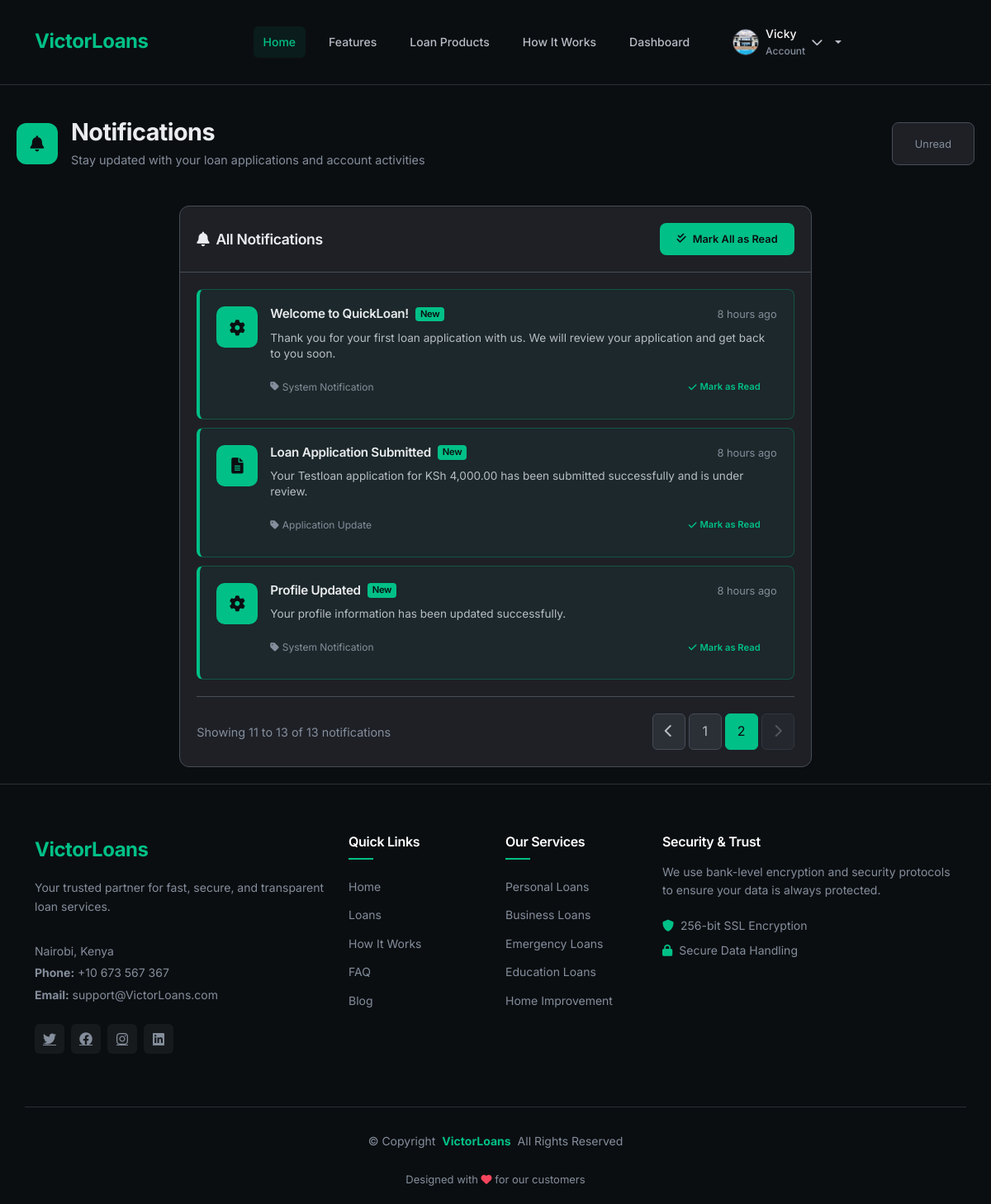
Page /notifications/?page=2 (signed in) on the committed database.
### dashboard/models.py (models this page shows, shortened)
class BorrowerProfile(models.Model):
    user = models.OneToOneField(User, on_delete=models.CASCADE)
    id_number = models.CharField(max_length=20, unique=True)
    phone_number = models.CharField(max_length=15)
    date_of_birth = models.DateField()
    profile_picture = models.ImageField(
        upload_to='profile_pictures/%Y/%m/%d/',
        null=True,
        blank=True,
        default='profile_pictures/default.png'
    )
    employment_status = models.CharField(max_length=20, choices=[
        ('employed', 'Employed'),
        ('self_employed', 'Self-Employed'),
        ('unemployed', 'Unemployed'),
        ('student', 'Student'),
    ])
    monthly_income = models.DecimalField(max_digits=10, decimal_places=2, null=True, blank=True)
    employer_name = models.CharField(max_length=100, null=True, blank=True)
    credit_score = models.IntegerField(default=0)
    created_at = models.DateTimeField(auto_now_add=True)
    updated_at = models.DateTimeField(auto_now=True)
    @property
    def has_profile_picture(self):
        return bool(self.profile_picture) and self.profile_picture.name != 'profile_pictures/default.png'

class Notification(models.Model):
    user = models.ForeignKey(User, on_delete=models.CASCADE)
    title = models.CharField(max_length=200)
    message = models.TextField()
    is_read = models.BooleanField(default=False)
    created_at = models.DateTimeField(auto_now_add=True)
    notification_type = models.CharField(max_length=20, choices=[
        ('application_update', 'Application Update'),
        ('payment_reminder', 'Payment Reminder'),
        ('system', 'System Notification'),
        ('withdrawal', 'Withdrawal Update'),
        ('payment', 'Payment Update'),
    ])
    class Meta:
        ordering = ['-created_at']

### dashboard/views.py (the view, shortened to what this page needs)
# urls.py: path('notifications/', views.notifications, name='notifications'),
@login_required
def notifications(request):
    notifications_list = Notification.objects.filter(user=request.user).order_by('-created_at')
    paginator = Paginator(notifications_list, 10)
    page_number = request.GET.get('page')
    page_obj = paginator.get_page(page_number)
    context = {
        'notifications': page_obj,
        'page_obj': page_obj,
    }
    return render(request, 'dashboard/notifications.html', context)

### templates/dashboard/notifications.html (shortened to what this page needs)
{% extends 'base.html' %}
{% block content %}
<div class="container-fluid notifications-container">
    <div class="notifications-header mb-4">
        <div class="row align-items-center">
            <div class="col-md-8">
                <div class="d-flex align-items-center">
                    <div class="header-icon me-3">
                        <i class="fas fa-bell"></i>
                    </div>
                    <div>
                        <h1 class="page-title">Notifications</h1>
                        <p class="page-subtitle">Stay updated with your loan applications and account activities</p>
                    </div>
                </div>
            </div>
            <div class="col-md-4 text-end">
                <div class="header-stats">
                    <div class="stat-badge">
                        <span class="stat-label">Unread</span>
                    </div>
                </div>
            </div>
        </div>
    </div>
    <div class="row justify-content-center">
        <div class="col-xl-8 col-lg-10">
            <div class="dashboard-card">
                <div class="card-header">
                    <div class="d-flex justify-content-between align-items-center">
                        <h3 class="card-title">
                            <i class="fas fa-bell me-2"></i>
                            All Notifications
                        </h3>
                        {% if notifications %}
                        <form method="post" action="{% url 'notifications' %}" class="mark-all-form">
                            <button type="submit" name="mark_all_read" class="btn btn-sm mark-all-btn">
                                <i class="fas fa-check-double me-2"></i>Mark All as Read
                            </button>
                        </form>
                        {% endif %}
                    </div>
                </div>
                <div class="card-body">
                    {% if notifications %}
                        <div class="notifications-list">
                            {% for notification in notifications %}
                            <div class="notification-item {% if not notification.is_read %}unread{% endif %}">
                                <div class="notification-icon">
                                    <i class="fas
                                        {% if notification.notification_type == 'application_update' %}fa-file-alt
                                        {% elif notification.notification_type == 'payment_reminder' %}fa-credit-card
                                        {% elif notification.notification_type == 'loan_approved' %}fa-check-circle
                                        {% elif notification.notification_type == 'loan_rejected' %}fa-times-circle
                                        {% elif notification.notification_type == 'system' %}fa-cog
                                        {% else %}fa-bell{% endif %}">
                                    </i>
                                </div>
                                <div class="notification-content">
                                    <div class="notification-header">
                                        <h6 class="notification-title">
                                            {{ notification.title }}
                                            {% if not notification.is_read %}
                                            <span class="unread-badge">New</span>
                                            {% endif %}
                                        </h6>
                                        <span class="notification-time">{{ notification.created_at|timesince }} ago</span>
                                    </div>
                                    <p class="notification-message">{{ notification.message }}</p>
                                    <div class="notification-footer">
                                        <span class="notification-type">
                                            <i class="fas fa-tag me-1"></i>
                                            {{ notification.get_notification_type_display }}
                                        </span>
                                        <div class="notification-actions">
                                            {% if not notification.is_read %}
                                            <form method="post" action="{% url 'notifications' %}" class="d-inline">
                                                <button type="submit" name="mark_read" class="btn btn-sm mark-read-btn">
                                                    <i class="fas fa-check me-1"></i>Mark as Read
                                                </button>
                                            </form>
                                            {% else %}
                                            <span class="read-status">
                                                <i class="fas fa-check-circle me-1"></i>Read
                                            </span>
                                            {% endif %}
                                        </div>
                                    </div>
                                </div>
                            </div>
                            {% endfor %}
                        </div>
                        {% if page_obj.has_other_pages %}
                        <div class="pagination-container">
                            <div class="pagination-info">
                                Showing {{ page_obj.start_index }} to {{ page_obj.end_index }} of {{ page_obj.paginator.count }} notifications
                            </div>
                            <nav class="pagination-nav">
                                <ul class="pagination">
                                    {% if page_obj.has_previous %}
                                    <li class="page-item">
                                        <a class="page-link" href="?page={{ page_obj.previous_page_number }}">
                                            <i class="fas fa-chevron-left"></i>
                                        </a>
                                    </li>
                                    {% else %}
                                    <li class="page-item disabled">
                                        <span class="page-link">
                                            <i class="fas fa-chevron-left"></i>
                                        </span>
                                    </li>
                                    {% endif %}
                                    {% for num in page_obj.paginator.page_range %}
                                        {% if page_obj.number == num %}
                                        <li class="page-item active">
                                            <span class="page-link">{{ num }}</span>
                                        </li>
                                        {% elif num > page_obj.number|add:'-3' and num < page_obj.number|add:'3' %}
                                        <li class="page-item">
                                            <a class="page-link" href="?page={{ num }}">{{ num }}</a>
                                        </li>
                                        {% endif %}
                                    {% endfor %}
                                    {% if page_obj.has_next %}
                                    <li class="page-item">
                                        <a class="page-link" href="?page={{ page_obj.next_page_number }}">
                                            <i class="fas fa-chevron-right"></i>
                                        </a>
                                    </li>
                                    {% else %}
                                    <li class="page-item disabled">
                                        <span class="page-link">
                                            <i class="fas fa-chevron-right"></i>
                                        </span>
                                    </li>
                                    {% endif %}
                                </ul>
                            </nav>
                        </div>
                        {% endif %}
                    {% endif %}
                </div>
            </div>
        </div>
    </div>
</div>
{% endblock %}

### templates/base.html (shortened to what this page needs)
{% load static %}
<!DOCTYPE html>
<html lang="en">
<head>
    <link href="https://cdn.jsdelivr.net/npm/bootstrap@5.3.0/dist/css/bootstrap.min.css" rel="stylesheet">
    <link rel="stylesheet" href="https://cdnjs.cloudflare.com/ajax/libs/font-awesome/6.0.0/css/all.min.css">
</head>
<body class="index-page">
    <header id="header" class="header d-flex align-items-center sticky-top">
        <div class="container-fluid container-xl d-flex align-items-center justify-content-between">
            <a href="{% url 'home' %}" class="logo d-flex align-items-center">
                <h1 class="sitename">VictorLoans</h1>
            </a>
            <nav id="navmenu" class="navmenu">
                <ul>
                    <li><a href="{% url 'home' %}" class="active">Home</a></li>
                    <li><a href="{% url 'home' %}#features">Features</a></li>
                    <li><a href="{% url 'home' %}#loans">Loan Products</a></li>
                    <li><a href="{% url 'home' %}#how-it-works">How It Works</a></li>
                    <li><a href="{% url 'dashboard' %}">Dashboard</a></li>
                    {% if user.is_authenticated %}
                    <li class="dropdown">
    <a href="#" class="dropdown-toggle">
        <div class="user-info">
            {% if user.borrowerprofile.profile_picture and user.borrowerprofile.has_profile_picture %}
                <img src="{{ user.borrowerprofile.profile_picture.url }}"
                     alt="Profile Picture"
                     class="profile-picture-nav">
            {% else %}
                <div class="profile-picture-placeholder">
                    <i class="fas fa-user"></i>
                </div>
            {% endif %}
            <div class="user-details d-none d-md-flex">
                <span class="user-name">{{ user.first_name|default:user.username }}</span>
                <span class="user-role">Account</span>
            </div>
            <i class="fas fa-chevron-down dropdown-arrow"></i>
        </div>
    </a>
</li>
                    {% else %}
                    <li><a href="{% url 'account_login' %}">Login</a></li>
                    {% endif %}
                </ul>
            </nav>
        </div>
    </header>
    <main class="main">
        {% block content %}{% endblock %}
    </main>
    <footer id="footer" class="footer">
        <div class="container footer-top">
            <div class="row gy-4">
                <div class="col-lg-4 col-md-6 footer-about">
                    <a href="{% url 'home' %}" class="logo d-flex align-items-center mb-3">
                        <span class="sitename" style="color: var(--primary);">VictorLoans</span>
                    </a>
                    <p class="mb-3" style="color: var(--gray-400);">Your trusted partner for fast, secure, and transparent loan services.</p>
                    <div class="footer-contact pt-3">
                        <p class="mb-1">Nairobi, Kenya</p>
                        <p class="mb-1"><strong>Phone:</strong> <span>+10 673 567 367</span></p>
                        <p class="mb-3"><strong>Email:</strong> <span>support@VictorLoans.com</span></p>
                    </div>
                    <div class="social-links d-flex mt-4">
                        <a href="#"><i class="fab fa-twitter"></i></a>
                        <a href="#"><i class="fab fa-facebook"></i></a>
                        <a href="#"><i class="fab fa-instagram"></i></a>
                        <a href="#"><i class="fab fa-linkedin"></i></a>
                    </div>
                </div>
                <div class="col-lg-2 col-md-3 footer-links">
                    <h4>Quick Links</h4>
                    <ul>
                        <li><a href="{% url 'home' %}">Home</a></li>
                        <li><a href="{% url 'loan_list' %}">Loans</a></li>
                        <li><a href="{% url 'home' %}#how-it-works">How It Works</a></li>
                        <li><a href="#">FAQ</a></li>
                        <li><a href="#">Blog</a></li>
                    </ul>
                </div>
                <div class="col-lg-2 col-md-3 footer-links">
                    <h4>Our Services</h4>
                    <ul>
                        <li><a href="#">Personal Loans</a></li>
                        <li><a href="#">Business Loans</a></li>
                        <li><a href="#">Emergency Loans</a></li>
                        <li><a href="#">Education Loans</a></li>
                        <li><a href="#">Home Improvement</a></li>
                    </ul>
                </div>
                <div class="col-lg-4 col-md-12 footer-newsletter">
                    <h4>Security & Trust</h4>
                    <p>We use bank-level encryption and security protocols to ensure your data is always protected.</p>
                    <div class="d-flex align-items-center mt-3">
                        <i class="fas fa-shield-alt me-2" style="color: var(--success);"></i>
                        <span>256-bit SSL Encryption</span>
                    </div>
                    <div class="d-flex align-items-center mt-2">
                        <i class="fas fa-lock me-2" style="color: var(--success);"></i>
                        <span>Secure Data Handling</span>
                    </div>
                </div>
            </div>
        </div>
        <div class="container copyright text-center mt-4">
            <p>© <span>Copyright</span> <strong class="px-1" style="color: var(--primary);">VictorLoans</strong> <span>All Rights Reserved</span></p>
            <div class="credits">
                Designed with <i class="fas fa-heart" style="color: var(--danger);"></i> for our customers
            </div>
        </div>
    </footer>
</body>
</html>

### rows in the picture
Notification: title "Welcome to QuickLoan!", is_read "New", created_at "8 hours", message "Thank you for your first loan application with us. We will review your application and get back to you soon.", notification_type "System Notification"
Notification: title "Loan Application Submitted", is_read "New", created_at "8 hours", message "Your Testloan application for KSh 4,000.00 has been submitted successfully and is under review.", notification_type "Application Update"
Notification: title "Profile Updated", is_read "New", created_at "8 hours", message "Your profile information has been updated successfully.", notification_type "System Notification"

### other values in the picture
{{ user.first_name|default:user.username }} "Vicky"
{{ page_obj.start_index }} "11"
{{ page_obj.end_index }} "13"
{{ page_obj.paginator.count }} "13"
{{ num }} "1"
{{ num }} "2"
